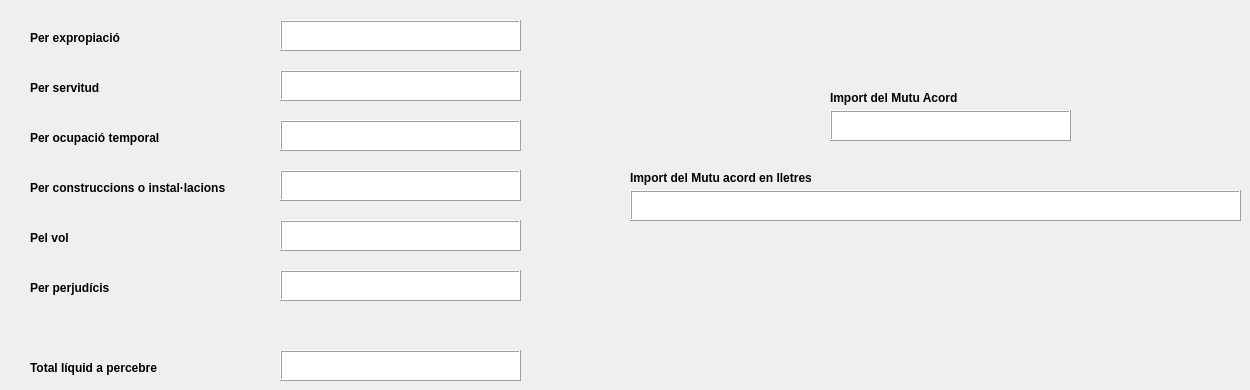
           <widget class="QWidget" name="tab_4">
            <attribute name="title">
             <string>VALORACIÓ</string>
            </attribute>
            <widget class="QLabel" name="label_47">
             <property name="geometry">
              <rect>
               <x>30</x>
               <y>80</y>
               <width>181</width>
               <height>16</height>
              </rect>
             </property>
             <property name="font">
              <font>
               <weight>75</weight>
               <bold>true</bold>
              </font>
             </property>
             <property name="text">
              <string>Per servitud</string>
             </property>
            </widget>
            <widget class="QTextEdit" name="import_vol">
             <property name="geometry">
              <rect>
               <x>280</x>
               <y>220</y>
               <width>241</width>
               <height>31</height>
              </rect>
             </property>
             <property name="frameShape">
              <enum>QFrame::Box</enum>
             </property>
             <property name="frameShadow">
              <enum>QFrame::Raised</enum>
             </property>
            </widget>
            <widget class="QLabel" name="label_49">
             <property name="geometry">
              <rect>
               <x>30</x>
               <y>230</y>
               <width>231</width>
               <height>16</height>
              </rect>
             </property>
             <property name="font">
              <font>
               <weight>75</weight>
               <bold>true</bold>
              </font>
             </property>
             <property name="text">
              <string>Pel vol</string>
             </property>
            </widget>
            <widget class="QTextEdit" name="import_xec_APOD">
             <property name="geometry">
              <rect>
               <x>280</x>
               <y>350</y>
               <width>241</width>
               <height>31</height>
              </rect>
             </property>
             <property name="frameShape">
              <enum>QFrame::Box</enum>
             </property>
             <property name="frameShadow">
              <enum>QFrame::Raised</enum>
             </property>
            </widget>
            <widget class="QLabel" name="label_48">
             <property name="geometry">
              <rect>
               <x>30</x>
               <y>180</y>
               <width>231</width>
               <height>16</height>
              </rect>
             </property>
             <property name="font">
              <font>
               <weight>75</weight>
               <bold>true</bold>
              </font>
             </property>
             <property name="text">
              <string>Per construccions o instal·lacions</string>
             </property>
            </widget>
            <widget class="QLabel" name="label_53">
             <property name="geometry">
              <rect>
               <x>30</x>
               <y>360</y>
               <width>231</width>
               <height>16</height>
              </rect>
             </property>
             <property name="font">
              <font>
               <weight>75</weight>
               <bold>true</bold>
              </font>
             </property>
             <property name="text">
              <string>Total líquid a percebre</string>
             </property>
            </widget>
            <widget class="QTextEdit" name="import_serv">
             <property name="geometry">
              <rect>
               <x>280</x>
               <y>70</y>
               <width>241</width>
               <height>31</height>
              </rect>
             </property>
             <property name="frameShape">
              <enum>QFrame::Box</enum>
             </property>
             <property name="frameShadow">
              <enum>QFrame::Raised</enum>
             </property>
            </widget>
            <widget class="QTextEdit" name="import_const_inst">
             <property name="geometry">
              <rect>
               <x>280</x>
               <y>170</y>
               <width>241</width>
               <height>31</height>
              </rect>
             </property>
             <property name="frameShape">
              <enum>QFrame::Box</enum>
             </property>
             <property name="frameShadow">
              <enum>QFrame::Raised</enum>
             </property>
            </widget>
            <widget class="QTextEdit" name="import_ot">
             <property name="geometry">
              <rect>
               <x>280</x>
               <y>120</y>
               <width>241</width>
               <height>31</height>
              </rect>
             </property>
             <property name="frameShape">
              <enum>QFrame::Box</enum>
             </property>
             <property name="frameShadow">
              <enum>QFrame::Raised</enum>
             </property>
            </widget>
            <widget class="QLabel" name="label_51">
             <property name="geometry">
              <rect>
               <x>30</x>
               <y>130</y>
               <width>181</width>
               <height>16</height>
              </rect>
             </property>
             <property name="font">
              <font>
               <weight>75</weight>
               <bold>true</bold>
              </font>
             </property>
             <property name="text">
              <string>Per ocupació temporal</string>
             </property>
            </widget>
            <widget class="QTextEdit" name="import_exp">
             <property name="geometry">
              <rect>
               <x>280</x>
               <y>20</y>
               <width>241</width>
               <height>31</height>
              </rect>
             </property>
             <property name="frameShape">
              <enum>QFrame::Box</enum>
             </property>
             <property name="frameShadow">
              <enum>QFrame::Raised</enum>
             </property>
            </widget>
            <widget class="QLabel" name="label_58">
             <property name="geometry">
              <rect>
               <x>30</x>
               <y>30</y>
               <width>121</width>
               <height>16</height>
              </rect>
             </property>
             <property name="font">
              <font>
               <weight>75</weight>
               <bold>true</bold>
              </font>
             </property>
             <property name="text">
              <string>Per expropiació</string>
             </property>
            </widget>
            <widget class="QTextEdit" name="import_JustPreu">
             <property name="geometry">
              <rect>
               <x>830</x>
               <y>110</y>
               <width>241</width>
               <height>31</height>
              </rect>
             </property>
             <property name="frameShape">
              <enum>QFrame::Box</enum>
             </property>
             <property name="frameShadow">
              <enum>QFrame::Raised</enum>
             </property>
            </widget>
            <widget class="QTextEdit" name="import_JustPreu_lletres">
             <property name="geometry">
              <rect>
               <x>630</x>
               <y>190</y>
               <width>611</width>
               <height>31</height>
              </rect>
             </property>
             <property name="frameShape">
              <enum>QFrame::Box</enum>
             </property>
             <property name="frameShadow">
              <enum>QFrame::Raised</enum>
             </property>
            </widget>
            <widget class="QLabel" name="label_43">
             <property name="geometry">
              <rect>
               <x>830</x>
               <y>90</y>
               <width>181</width>
               <height>16</height>
              </rect>
             </property>
             <property name="font">
              <font>
               <weight>75</weight>
               <bold>true</bold>
              </font>
             </property>
             <property name="text">
              <string>Import del Mutu Acord</string>
             </property>
            </widget>
            <widget class="QLabel" name="label_44">
             <property name="geometry">
              <rect>
               <x>630</x>
               <y>170</y>
               <width>221</width>
               <height>16</height>
              </rect>
             </property>
             <property name="font">
              <font>
               <weight>75</weight>
               <bold>true</bold>
              </font>
             </property>
             <property name="text">
              <string>Import del Mutu acord en lletres</string>
             </property>
            </widget>
            <widget class="QLabel" name="label_54">
             <property name="geometry">
              <rect>
               <x>30</x>
               <y>280</y>
               <width>231</width>
               <height>16</height>
              </rect>
             </property>
             <property name="font">
              <font>
               <weight>75</weight>
               <bold>true</bold>
              </font>
             </property>
             <property name="text">
              <string>Per perjudícis</string>
             </property>
            </widget>
            <widget class="QTextEdit" name="import_perj">
             <property name="geometry">
              <rect>
               <x>280</x>
               <y>270</y>
               <width>241</width>
               <height>31</height>
              </rect>
             </property>
             <property name="frameShape">
              <enum>QFrame::Box</enum>
             </property>
             <property name="frameShadow">
              <enum>QFrame::Raised</enum>
             </property>
            </widget>
           </widget>
